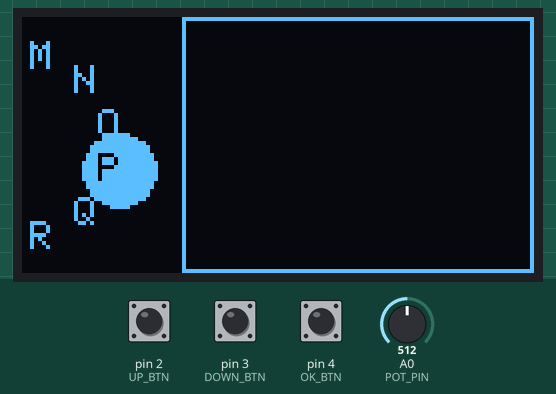
The sketch below on a simulated Arduino Uno, built with avr-gcc and run on an emulated ATmega328P. Shown: 128×64 one-colour display. The test bench sets the inputs (shaded band); at power-on: pin 2 (UP_BTN) HIGH, pin 4 (OK_BTN) HIGH, A0 (POT_PIN) = 512, pin 3 (DOWN_BTN) HIGH.

Above: at 0.8 s.
0.9 s: pin 2 (UP_BTN) pulled LOW for 1 s
At 3.3 s:
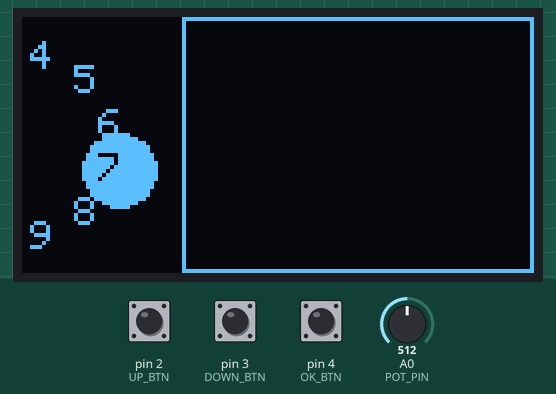
3.6 s: pin 2 (UP_BTN) pulled LOW for 0.15 s
At 3.99 s:
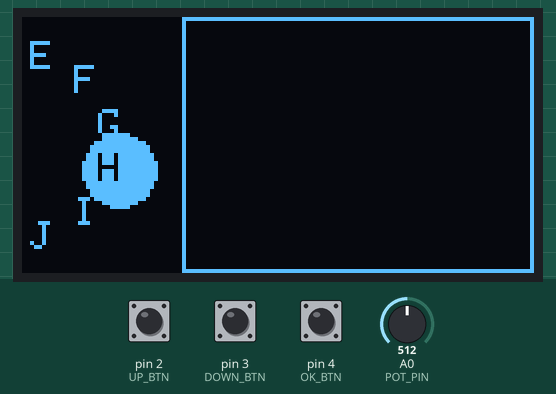
5.6 s: pin 4 (OK_BTN) pulled LOW for 3.2 s
At 9.2 s:
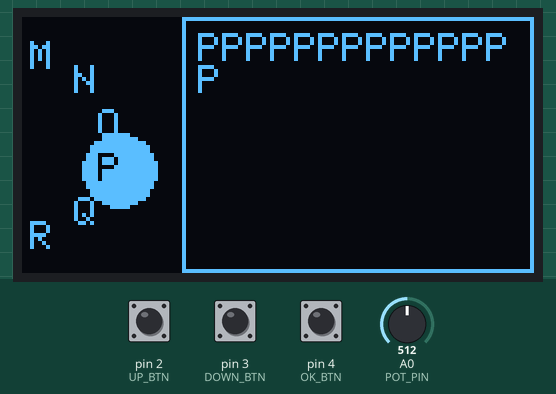
10.3 s: A0 (POT_PIN) set to 716
At 11.5 s:
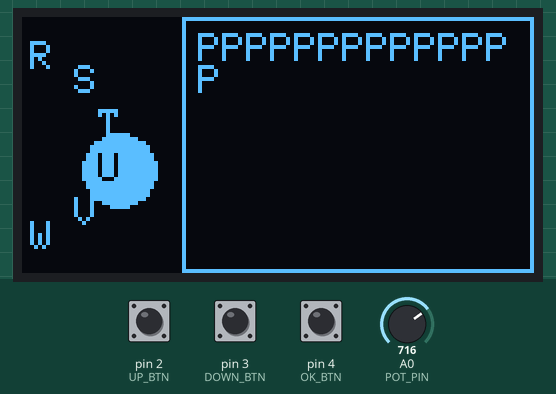
11.8 s: pin 4 (OK_BTN) pulled LOW for 0.15 s
At 13.1 s:
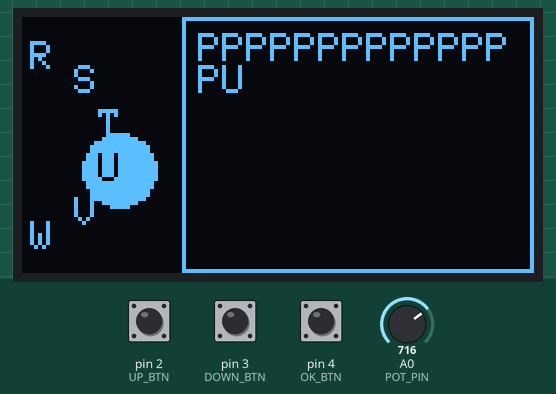
13.5 s: pin 3 (DOWN_BTN) pulled LOW for 1 s
At 16.2 s:
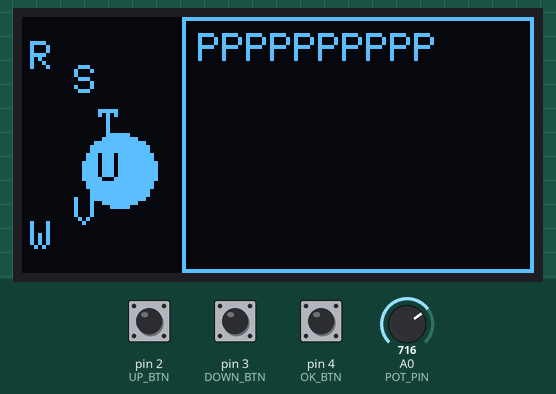
Timing chart, 0 to 17.0 s (numbered marks = the images above; inputs shaded):
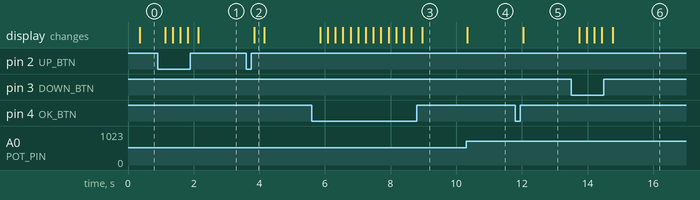

Measured:
- after the input at 0.9 s, the display: first changes after 0.23 s (image 1 shows a later state)
- after the input at 3.6 s, the display: changes after 0.25 s (image 2)
- after the input at 5.6 s, the display: first changes after 0.26 s (image 3 shows a later state)
- after the input at 10.3 s, the display: changes at once (image 4)
- after the input at 11.8 s, the display: changes after 0.24 s (image 5)
- after the input at 13.5 s, the display: first changes after 0.24 s (image 6 shows a later state)

The sketch:

Flash6.ino
```cpp
#include <Wire.h>
#include <Adafruit_GFX.h>
#include <Adafruit_SSD1306.h>
#include <math.h>

#define SCREEN_WIDTH 128
#define SCREEN_HEIGHT 64
Adafruit_SSD1306 display(SCREEN_WIDTH, SCREEN_HEIGHT, &Wire, -1);

// Pins
#define UP_BTN   2
#define DOWN_BTN 3
#define OK_BTN   4
#define POT_PIN  A0

// Character sets
const char uppercaseSet[] = "ABCDEFGHIJKLMNOPQRSTUVWXYZ";
const char lowercaseSet[] = "abcdefghijklmnopqrstuvwxyz";
const char numberSet[]    = "0123456789";

int mode = 0; // 0=uppercase, 1=lowercase, 2=numbers
String typedText = "";
int startIndex = 0;  // current letter index

// Parameters for wedge menu
const int visibleSlices = 6;
const int centerX = 0;
const int centerY = SCREEN_HEIGHT / 2;
const int innerR = 15;

// Text box scrolling
int scrollOffset = 0; // vertical pixel scroll offset

void setup() {
  pinMode(UP_BTN, INPUT_PULLUP);
  pinMode(DOWN_BTN, INPUT_PULLUP);
  pinMode(OK_BTN, INPUT_PULLUP);

  if (!display.begin(SSD1306_SWITCHCAPVCC, 0x3C)) {
    for (;;); // Halt if display not found
  }
  display.clearDisplay();
  display.display();

  // Start typing interface
  startTyping();
}

void loop() {
  // Typing handled inside startTyping
}

// ==================== Typing Interface ====================

void startTyping() {
  while (true) {
    int maxChars = getCharCount();

    // Pot controls scrolling through characters
    int potVal = analogRead(POT_PIN);
    startIndex = map(potVal, 0, 1023, 0, maxChars - 1); // 0 = first char

    // Change input mode (upper/lower/number)
    if (digitalRead(UP_BTN) == LOW) {
      delay(200);
      mode = (mode + 1) % 3;
    }

    // Backspace
    if (digitalRead(DOWN_BTN) == LOW) {
      delay(200);
      if (typedText.length() > 0) {
        typedText.remove(typedText.length() - 1);
        if (scrollOffset > 0) scrollOffset--; // adjust scroll if needed
      }
    }

    // Select middle character
    if (digitalRead(OK_BTN) == LOW) {
      delay(200);
      typedText += getCharAt((startIndex + visibleSlices / 2) % maxChars);

      // Auto-scroll if text height exceeds box
      int lines = (typedText.length() * 6) / 84 + 1; // rough lines estimate
      int maxLines = 64 / 8; // max lines in text box
      if (lines > maxLines) {
        scrollOffset = (lines - maxLines) * 8;
      }
    }

    drawUI();
  }
}

// ==================== Helper Functions ====================

void drawUI() {
  display.clearDisplay();

  // Draw wedge menu
  drawWedgeMenu();

  // Draw text box
  int boxX = 40, boxY = 0, boxW = 88, boxH = 64;
  display.drawRect(boxX, boxY, boxW, boxH, WHITE);

  // Draw typed text with manual wrapping and scrolling
  display.setTextSize(1);
  display.setTextColor(WHITE);

  int cursorX = boxX + 4; // small padding
  int cursorY = boxY + 4 - scrollOffset; // apply scroll
  int charWidth = 6; // width of a character in pixels
  int charHeight = 8; // height of a character in pixels

  for (int i = 0; i < typedText.length(); i++) {
    char c = typedText[i];

    // Move to next line if exceeding box width
    if (cursorX + charWidth > boxX + boxW - 2) {
      cursorX = boxX + 4;
      cursorY += charHeight;
    }

    // Stop drawing if below the visible area
    if (cursorY + charHeight > boxY + boxH) break;

    if (cursorY + charHeight > boxY) { // only draw if inside box
      display.setCursor(cursorX, cursorY);
      display.print(c);
    }

    cursorX += charWidth;
  }

  display.display();
}

void drawWedgeMenu() {
  int charCount = getCharCount();
  float angleStep = PI / visibleSlices; // divide half circle

  for (int i = 0; i < visibleSlices; i++) {
    int idx = (startIndex + i) % charCount;
    char c = getCharAt(idx);

    float startA = -PI / 2 + i * angleStep;
    float endA   = startA + angleStep;

    // Highlight middle slice
    if (i == visibleSlices / 2) {
      display.fillCircle(centerX + cos((startA + endA) / 2) * (innerR + 10),
                         centerY + sin((startA + endA) / 2) * (innerR + 10),
                         9, WHITE);
      display.setTextColor(BLACK);
    } else {
      display.setTextColor(WHITE);
    }

    // Draw letter inside slice
    int x = centerX + cos((startA + endA) / 2) * (innerR + 8);
    int y = centerY + sin((startA + endA) / 2) * (innerR + 8);

    display.setCursor(x - 3, y - 3);
    display.print(c);
  }
}

char getCharAt(int i) {
  if (mode == 0) return uppercaseSet[i % 26];
  if (mode == 1) return lowercaseSet[i % 26];
  return numberSet[i % 10];
}

int getCharCount() {
  if (mode == 0) return 26;
  if (mode == 1) return 26;
  return 10;
}
```
